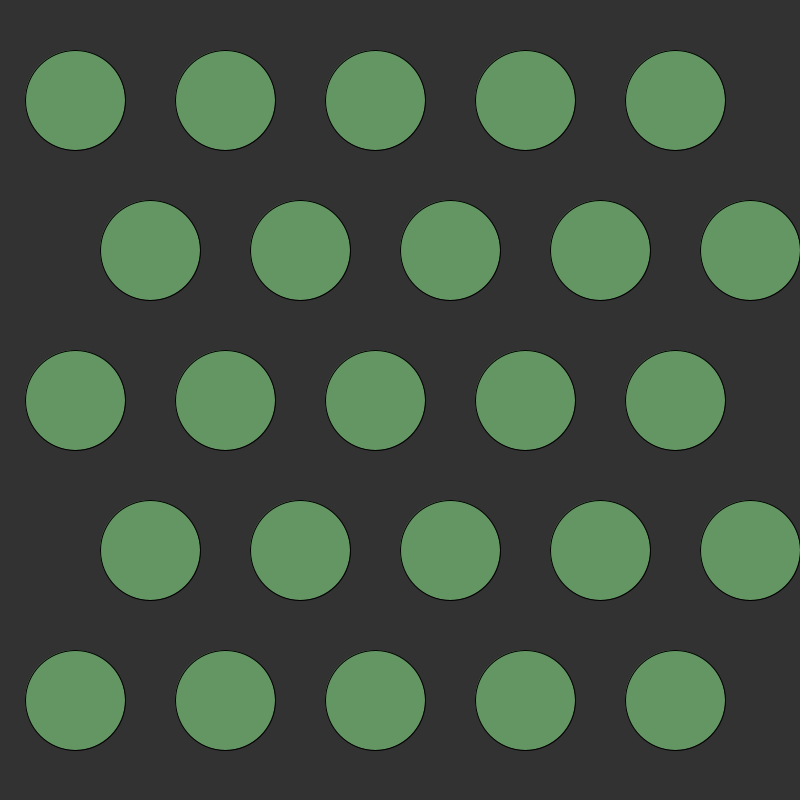
Frame 1 (no input)
Frame 60 (the mouse pressed at the canvas centre just before this capture): identical to frame 1, image omitted
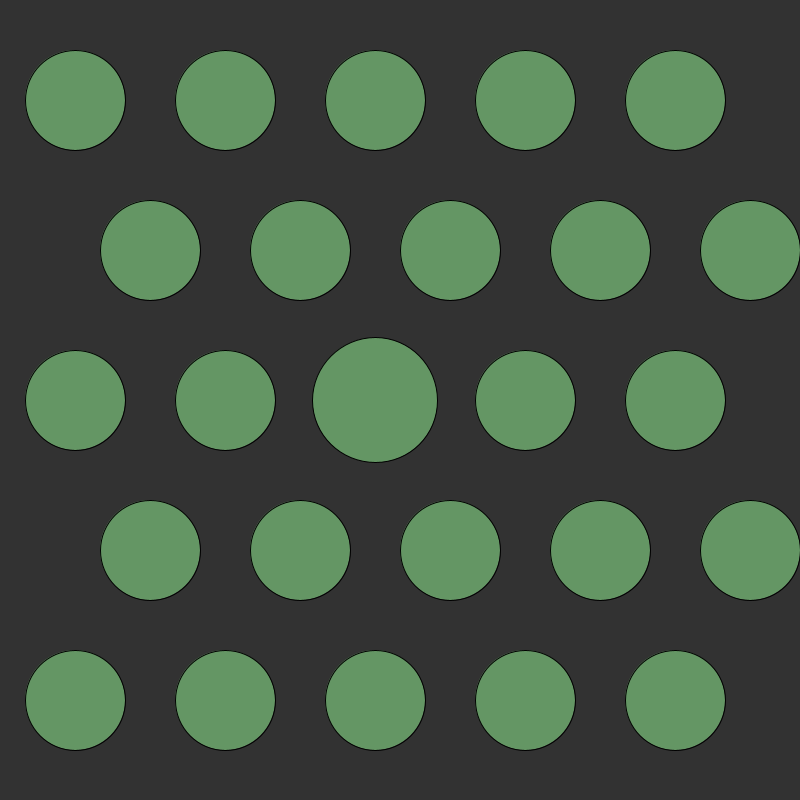
Frame 120 (the mouse held since frame 60 and released just before this capture)

The Processing sketch that drew these frames (run headless with seeded random() and noise(); from frame 60 on, the mouse is pressed at the canvas centre):

// Processing sketch: app_animation
// ── app_animation.pde
////////////////////////////////////////////////////////////
/* 
Animation for app icons.
When app is moused over, the circle grows.
Otherwise it shrinks back to its original size.
*/
////////////////////////////////////////////////////////////


//int[] x = new int[30];
//int[] y = new int[30];
Circle[] circles = new Circle[30];

void setup() {
  size(800, 800);
  for (int i = 0; i < 30; i++) {
    circles[i] = new Circle(0.0, 0.0, (float)(width / 8));
  }
  for(int i = 0; i < 6; i++) {
    for(int j = 0; j < 5; j++) {
      Circle circle = circles[(5*i)+j];
      circle.y = -300 + (150 * i);
      circle.x = -300 + (150 * j);
    }
  }
  for(int i = 0; i < 6; i++) {
    if(i % 2 == 1) {
      for(int j = 0; j < 5; j++) {
        circles[(5*i)+j].x += 50;
      }
    }
    else {
      for(int j = 0; j < 5; j++) {
        circles[(5*i)+j].x -= 25;
      }
    }
  }
}


void draw() {
  background(50);
  translate(width/2, height/2);
  fill(255);
  //for(int i = 0; i < 6; i++) {
  //  for(int j = 0; j < 5; j++) {
  //    ellipse(x[(5*i)+j], y[(5*i)+j], 5, 5);
  //  }
  //}
  for (int i = 0; i < 30; i++) {
    Circle c = circles[i];
    c.drawCircle();
    c.adjustSize();
  }
}

class Circle {
  float minDiam = width / 8;
  float maxDiam = minDiam * 1.25;
  float circleDiam;
  float x = 0;
  float y = 0;
  
  public Circle(float x, float y, float circleDiam) {
    this.x = x;
    this.y = y;
    this.circleDiam = circleDiam;
  }
  
  void adjustSize() {
    float mouseXTranslated = mouseX - width / 2;
    float mouseYTranslated = mouseY - height / 2;
    if (dist(mouseXTranslated, mouseYTranslated, this.x, this.y) < this.circleDiam / 2) {
      if(circleDiam < maxDiam) this.circleDiam += 5;
    }
    else {
      if(this.circleDiam > minDiam) this.circleDiam -= 5;
    }
  }
  
  void drawCircle() {
    fill(100, 150, 100);
    circle(this.x, this.y, this.circleDiam);
  }
}
